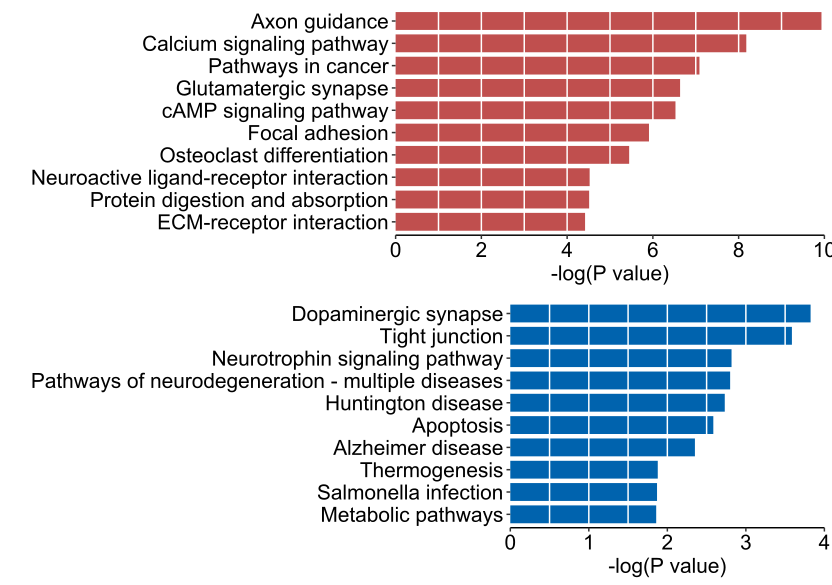

Generate this figure with R:
options(stringsAsFactors = F)
library(ggplot2)
library(stringr)
EXC <- read.table("EXC.kegg",fill=T,quote="",sep='\t',header=T)
EXC <- EXC[,c("Term","Count","PValue")]
EXC$PValue <- -log(EXC$PValue,10)
INH <- read.table("INH.kegg",fill=T,quote="",sep='\t',header=T)
INH <- INH[,c("Term","Count","PValue")]
INH$PValue <- -log(INH$PValue,10)
data <- merge(EXC,INH,by="Term",all=T)

for(i in 1:nrow(data))
{
  for(j in 1:ncol(data))
  {
    if(is.na(data[i,j]))
    {
      data[i,j] <- 0
    }
  }
}


index <- data$PValue.x >= -log(0.05,10) | data$PValue.y >= -log(0.05,10)
data <- data[index,]



data$x <- data$Count.x - data$Count.y
data$y <- data$PValue.x - data$PValue.y

data$Term <- str_split(data$Term,":",simplify=T)[,2]
data <- data[order(data$y),]
###############################################################################
plot.EXC <- data[130:139,]
plot.EXC$Term <- factor(plot.EXC$Term,levels = plot.EXC$Term[order(plot.EXC$PValue.x)])
p1 <- ggplot(plot.EXC,aes(x=Term,y=PValue.x)) + 
  geom_bar(stat='identity',width=0.8,fill='#c04f4e') +
  xlab("") + ylab("-log(P value)")+
  theme(
    panel.background = element_blank(),
    panel.border = element_blank(),
    axis.text.x = element_text(size=15,color='black'),
    axis.text.y = element_text(size=15,color='black'),
    axis.title.y = element_text(size=15,color='black'),
    axis.title.x = element_text(size=15,color='black'),
    axis.line.x = element_line(),
    legend.text = element_text(size=13),
    legend.title =  element_text(size=14),
    legend.position = "none",
    strip.background = element_blank(),
    strip.text = element_text(size=15)
  ) + 
  coord_flip() + 
  geom_hline(yintercept = 1:10,color="white")+
  scale_y_continuous(expand = c(0,0),breaks = c(0,2,4,6,8,10))


plot.INH <- data[1:10,]
plot.INH$Term <- factor(plot.INH$Term,levels = plot.INH$Term[order(plot.INH$PValue.y)])
p2 <- ggplot(plot.INH,aes(x=Term,y=PValue.y)) + 
  geom_bar(stat='identity',width=0.8,fill='#0063ae') +
  xlab("") + ylab("-log(P value)")+
  theme(
    panel.background = element_blank(),
    panel.border = element_blank(),
    axis.text.x = element_text(size=15,color='black'),
    axis.text.y = element_text(size=15,color='black'),
    axis.title.y = element_text(size=15,color='black'),
    axis.title.x = element_text(size=15,color='black'),
    axis.line.x = element_line(),
    legend.text = element_text(size=13),
    legend.title =  element_text(size=14),
    legend.position = "none",
    strip.background = element_blank(),
    strip.text = element_text(size=15)
  ) + 
  coord_flip() + 
  geom_hline(yintercept = seq(0.5,4,by=0.5),color="white")+
  scale_y_continuous(expand = c(0,0),breaks = 0:4 )

cowplot::plot_grid(p1,p2,nrow=2)
